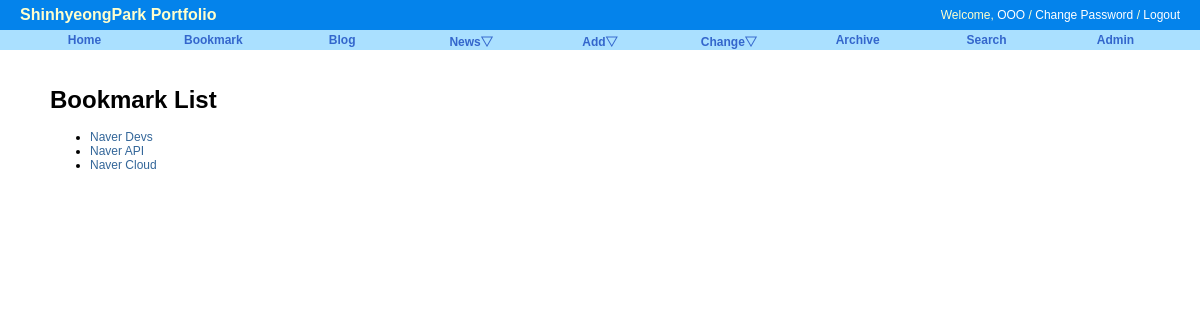
Screenshot of /bookmark/ with the database file from the repository.
### bookmark/models.py (models this page shows)
class Bookmark(models.Model):
    title = models.CharField(max_length=100, blank=True, null=True)
    url = models.URLField('url', unique=True)
    def __str__(self):
        return self.title

### bookmark/views.py (the view)
# urls.py: path('', BookmarkLV.as_view(), name='index'),
class BookmarkLV(ListView):
	model = Bookmark

### bookmark/templates/bookmark/bookmark_list.html (shortened to what this page needs)
{% extends "base.html" %}
{% block content %}
<div id="content">
	<h1>Bookmark List</h1>
	<ul>
	{% for bookmark in object_list %}
		<li><a href="{% url 'bookmark:detail' bookmark.id %}">{{ bookmark }}</a></li>
	{% endfor %}
	</ul>
</div>
{% endblock %}

### static/css/base.css (style rules this page uses)
body { font-family: "Lucida Grande", Verdana, Arial, sans-serif; font-size: 12px; }
div#content { position: absolute; top: 70px; left: 50px; right: 50px; }
a:link, a:visited { color: #369; text-decoration: none; }

### rows the page displays
Bookmark: title "Naver Devs"
Bookmark: title "Naver API"
Bookmark: title "Naver Cloud"
